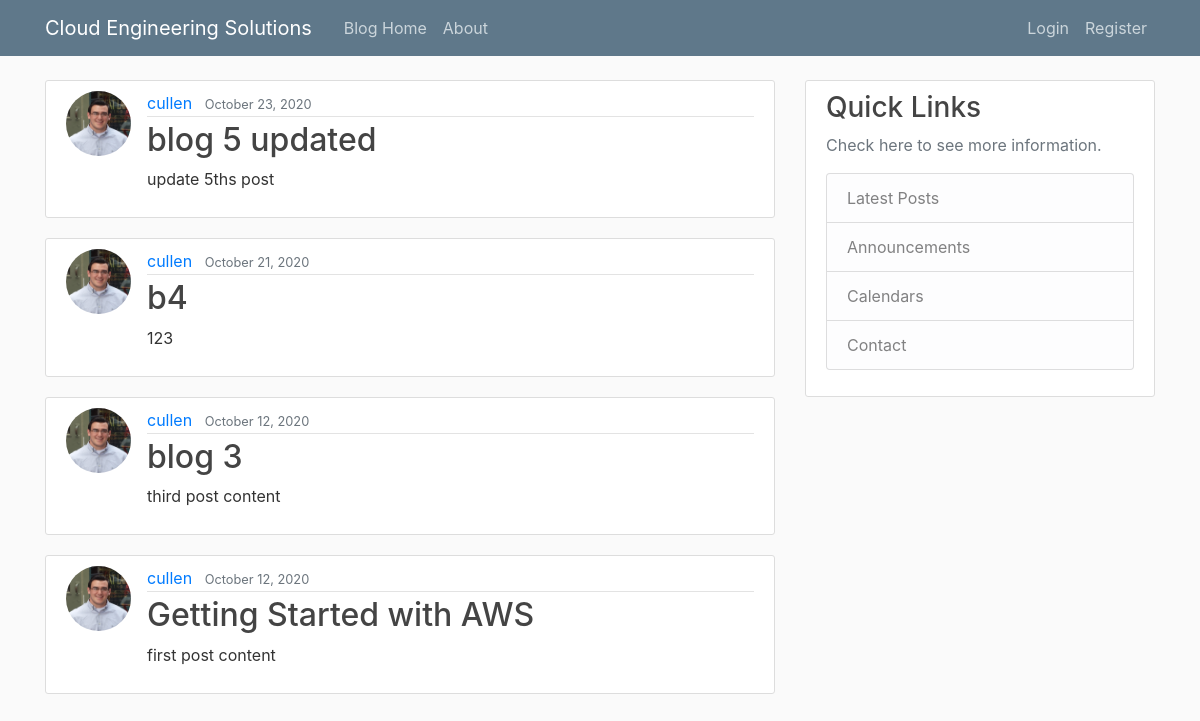
The app's page /, older data.
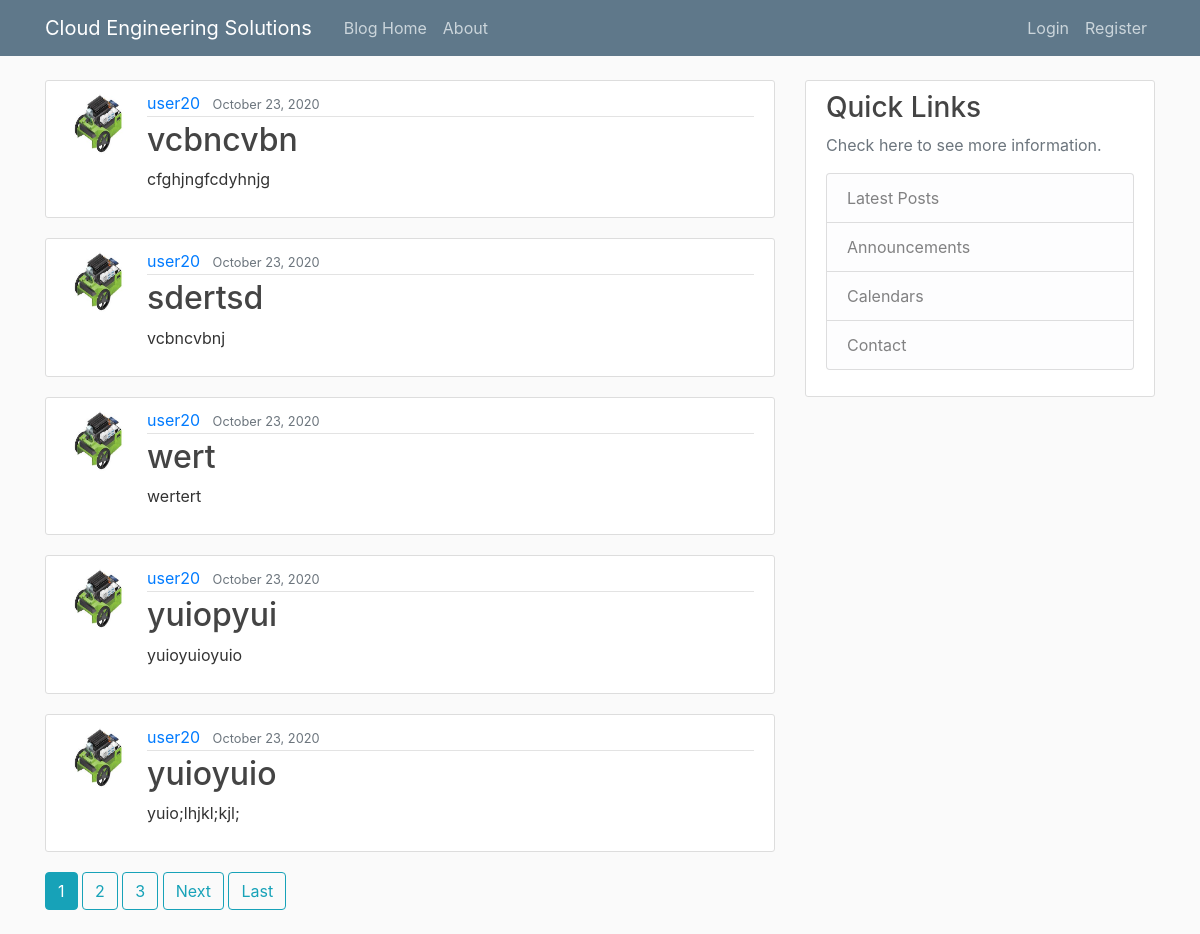
The same page, newer data.
### blog/models.py (models this page shows, shortened)
class Post(models.Model):
    title = models.CharField(max_length=100)
    content = models.TextField()
    date_posted = models.DateTimeField(default=timezone.now)
    author = models.ForeignKey(User, on_delete=models.CASCADE)

### users/models.py (models this page shows, shortened)
class Profile(models.Model):
    user = models.OneToOneField(User, on_delete=models.CASCADE)
    image = models.ImageField(default='default.jpg', upload_to='profile_pics')

### blog/views.py (the view)
# urls.py: path('', PostListView.as_view(), name='blog-home'),
class PostListView(ListView):
    model = Post
    template_name = 'blog/home.html' # <app>/<model>_<viewtype>.html
    context_object_name = 'posts' #setting attribtue equal to posts in home function
    ordering = ['-date_posted']
    paginate_by = 5

### blog/templates/blog/home.html (shortened to what this page needs)
{% extends "blog/base.html"%}
{%block content %}
    {% for post in posts%}
        <article class="media content-section">
            <img class="rounded-circle article-img" src="{{ post.author.profile.image.url }}" alt="">
            <div class="media-body">
            <div class="article-metadata">
                <a class="mr-2" href="{% url 'user-posts' post.author.username %}">{{ post.author }}</a>
                <small class="text-muted">{{ post.date_posted|date:'F d, Y' }}</small>
            </div>
            <h2><a class="article-title" href="{% url 'post-detail' post.id %}">{{ post.title }}</a></h2>
            <p class="article-content">{{ post.content }}</p>
            </div>
        </article>
    {% endfor %}
    {% if is_paginated %}
            {% for num in page_obj.paginator.page_range %}
                {% if page_obj.number == num %}
                    <a class = "btn btn-info mb-4" href="?page={{ num }}">{{ num }}</a>
                {% elif num > page_obj.number|add:'-3' and num < page_obj.number|add:'3'%}
                    <a class = "btn btn-outline-info mb-4" href="?page={{ num }}">{{ num }}</a>
                {% endif %}
            {% endfor %}
        {% if page_obj.has_next %}
            <a class = "btn btn-outline-info mb-4" href="?page={{ page_obj.next_page_number }}">Next</a>
            <a class = "btn btn-outline-info mb-4" href="?page= {{ page_obj.paginator.num_pages }}">Last</a>
        {% endif %}
    {% endif %}
{% endblock content%}

Row changes from the older to the newer data that the page shows:
removed Post: author.profile.image (picture), author "cullen", date_posted "October 23, 2020", title "blog 5 updated", content "update 5ths post"
no longer on this page (row unchanged): Post: author.profile.image (picture), author "cullen", date_posted "October 21, 2020", title "b4", content "123"
no longer on this page (row unchanged): Post: author.profile.image (picture), author "cullen", date_posted "October 12, 2020", title "blog 3", content "third post content"
no longer on this page (row unchanged): Post: author.profile.image (picture), author "cullen", date_posted "October 12, 2020", title "Getting Started with AWS", content "first post content"
added Post: author.profile.image (picture), author "user20", date_posted "October 23, 2020", title "vcbncvbn", content "cfghjngfcdyhnjg"
added Post: author.profile.image (picture), author "user20", date_posted "October 23, 2020", title "sdertsd", content "vcbncvbnj"
added Post: author.profile.image (picture), author "user20", date_posted "October 23, 2020", title "wert", content "wertert"
added Post: author.profile.image (picture), author "user20", date_posted "October 23, 2020", title "yuiopyui", content "yuioyuioyuio"
added Post: author.profile.image (picture), author "user20", date_posted "October 23, 2020", title "yuioyuio", content "yuio;lhjkl;kjl;"
Text that changed along with them:
new list line: "1"
new list line: "2"
new list line: "3"
text now shown: "Next Last"
